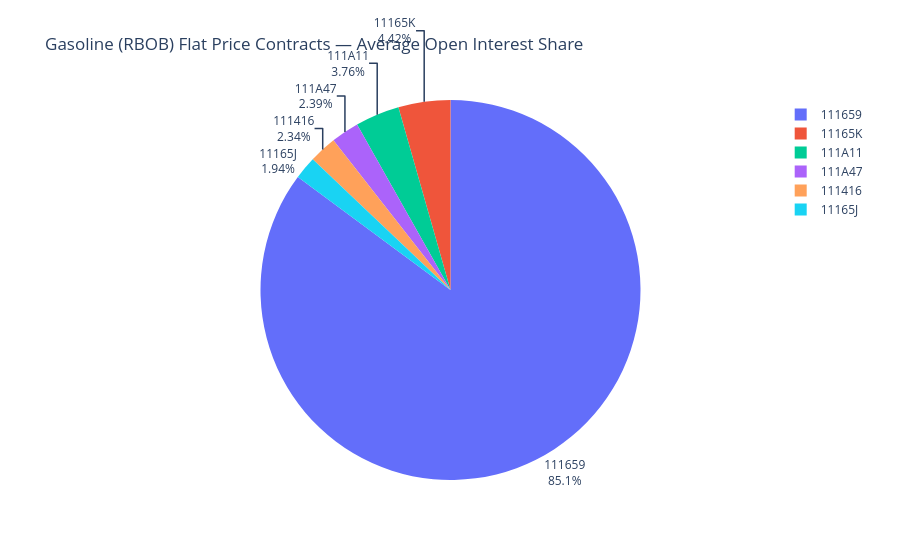

Notebook code cell kept with this figure:
### Code cell
fig = px.pie(
    avg_oi.reset_index(),
    values="avg_open_interest",
    names="cftc_contract_market_code",
    hover_data=["contract_name"],
    title="Gasoline (RBOB) Flat Price Contracts — Average Open Interest Share",
)
fig.update_traces(textinfo="label+percent", textposition="outside")
fig.show()

### Figure 1 — Plotly figure (JSON) as saved in the notebook; plotly's stock layout.template omitted (floating-point values rounded to 4 significant figures)
{"data": [{"customdata": [["GASOLINE BLENDSTOCK (RBOB) - NEW YORK MERCANTILE EXCHANGE"], ["RBOB CALENDAR SWAP - NEW YORK MERCANTILE EXCHANGE"], ["SINGAPORE MOGUS 92 SWAP FUTURE - NEW YORK MERCANTILE EXCHANGE"], ["MINI EUROBOB GAS OXY NWE - NEW YORK MERCANTILE EXCHANGE"], ["RBOB GASOLINE 1ST LINE - ICE FUTURES ENERGY DIV"], ["RBOB GASOLINE FINANCIAL - NEW YORK MERCANTILE EXCHANGE"]], "domain": {"x": [0, 1], "y": [0, 1]}, "hovertemplate": "cftc_contract_market_code=%{label}<br>avg_open_interest=%{value}<br>contract_name=%{customdata[0]}<extra></extra>", "labels": ["111659", "11165K", "111A11", "111A47", "111416", "11165J"], "legendgroup": "", "name": "", "showlegend": true, "textinfo": "label+percent", "textposition": "outside", "type": "pie", "values": [333239, 17307, 14719, 9335, 9177, 7591]}], "layout": {"legend": {"tracegroupgap": 0}, "title": {"text": "Gasoline (RBOB) Flat Price Contracts — Average Open Interest Share"}}}
